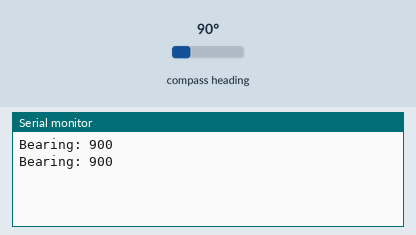
Bench run of a sketch on a simulated Arduino Uno, built with avr-gcc and run on an emulated ATmega328P. Shown: the last lines printed to the serial monitor. Wiring (inferred from the names in the program): CMPS compass at I2C address 0x60. The test bench sets the inputs (shaded band); at power-on: compass heading 90°.

Above: at 1.8 s.
1.9 s: compass heading set to 7°
At 2.8 s:
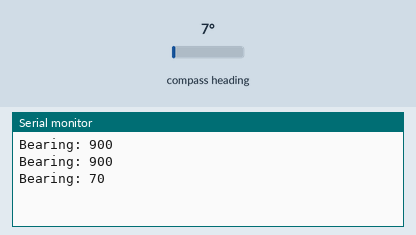
3.4 s: compass heading set to 180°
At 4.8 s:
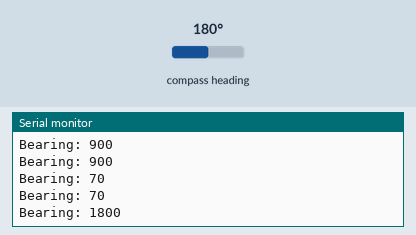
Timing chart, 0 to 6.4 s (numbered marks = the images above; inputs shaded):
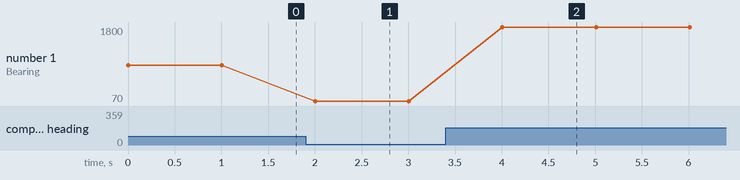

Measured:
- after the input at 1.9 s, the serial monitor: prints a new line after 0.10 s (image 1)
- after the input at 3.4 s, the serial monitor: prints a new line after 0.61 s (image 2)
- plotted number 1: 900 → 70 after the input at 1.9 s, 70 → 1800 after the input at 3.4 s

The sketch:

sketch_Bp2.ino
```cpp
#include "Wire.h"
#include "CMPS03.h"
CMPS03 cmps03;

void setup() {
 Serial.begin(9600);
 Wire.begin();
}

void loop() {
 Serial.print ("Bearing: ");
 Serial.println(cmps03.read());
 delay(1000);
}
```

CMPS03.cpp
```cpp
// (licence header left out)
#if ARDUINO >= 100
#include "Arduino.h"
#define WIRE_WRITE Wire.write
#define WIRE_READ Wire.read
#else
#include "WProgram.h"
#define WIRE_WRITE Wire.send
#define WIRE_READ Wire.receive
#endif
#include "Wire.h"
#include "CMPS03.h"

CMPS03::CMPS03(uint8_t deviceId)
{
	this->deviceId = deviceId;
}

unsigned int CMPS03::read ()
{
	Wire.beginTransmission(deviceId);
	WIRE_WRITE((uint8_t) 2);
	Wire.endTransmission();
	delay(1);
	Wire.requestFrom(deviceId, (uint8_t) 2);
	unsigned int value = ((unsigned int) WIRE_READ()) << 8;
	value = value + ((unsigned int) WIRE_READ());
	return value;
}
```

CMPS03.h
```cpp
// (licence header left out)
#ifndef CMPS03_H
#define CMPS03_H

#include <inttypes.h>

/**
 * This class is an interface to the CMPS03 compass sensor. It uses the I2C
 * protocol and retrieves integer values in the range [0,3600].
 */
class CMPS03
{
	public:

	/**
	 * Initialize a CMPS03.
	 *
	 * @param deviceId The 7-bit I2C device id (the default address is 0x60)
	 */
	CMPS03(uint8_t deviceId = 0x60);

	/**
	 * Read a compass value.
	 *
	 * @param The current compass value.
	 */
	unsigned int read();

	protected:

	/** The 7-bit I2C device id */
	uint8_t deviceId;
};

#endif /* CMPS03_H */
```
